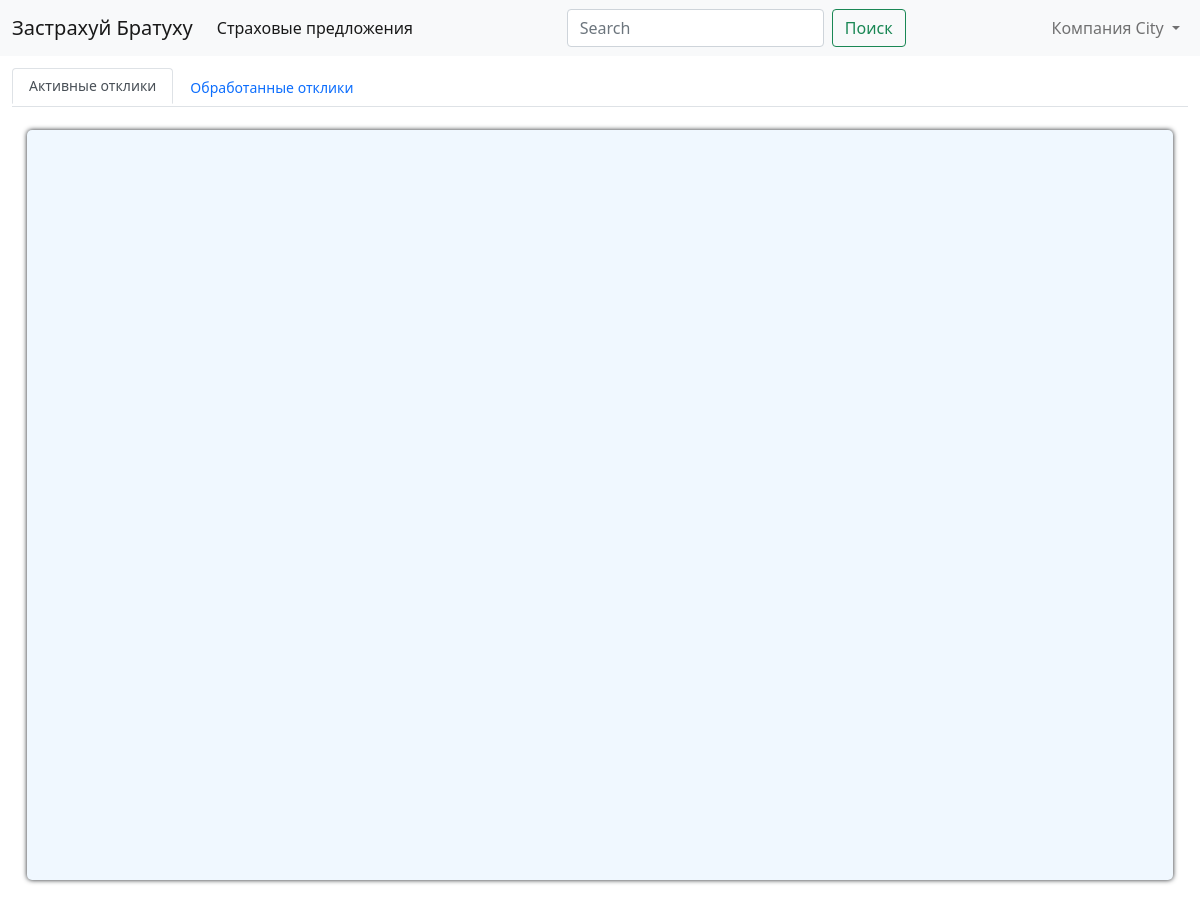
/cabinet/responses/ (signed in), run on an earlier commit of the app's database.
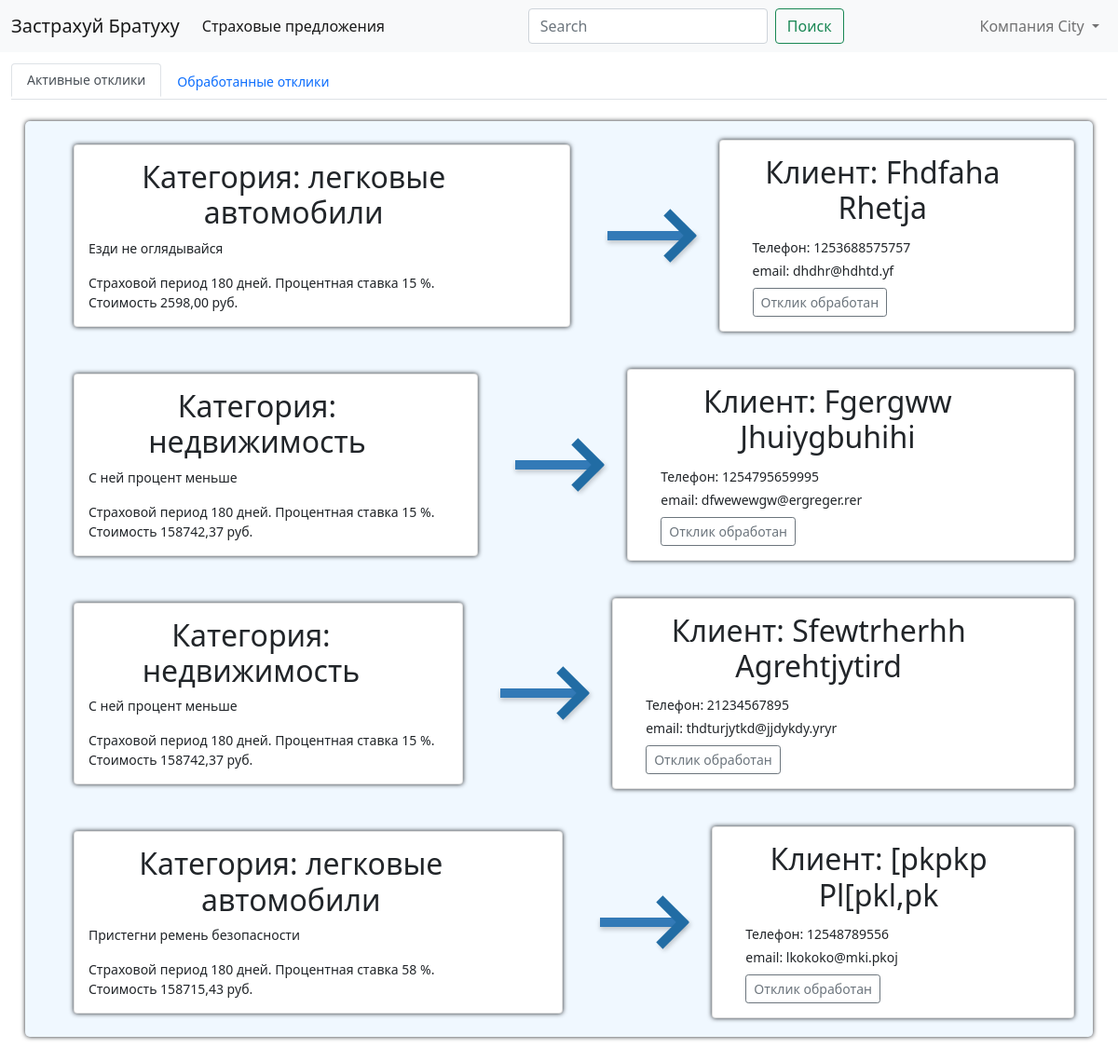
And on a later commit of the database.
### cabinet/models.py (models this page shows, shortened)
class Response(models.Model):
    product = models.ForeignKey(
        Product, on_delete=models.CASCADE, verbose_name="Вид страховки"
    )
    first_name = models.CharField(max_length=50, verbose_name="Имя")
    last_name = models.CharField(max_length=50, verbose_name="Фамилия")
    phone_regex = RegexValidator(regex=r"^\+?1?\d{8,15}$")
    phone = models.CharField(
        validators=[phone_regex],
        max_length=16,
        blank=True,
        verbose_name="Номер телефона",
    )
    email = models.EmailField(max_length=50, verbose_name="Электронная почта")
    finished = models.BooleanField(default=False, verbose_name="Отклик обработан")

class Product(models.Model):
    PERIODS = (("30", "1 мес"), ("60", "3 мес"), ("180", "6 мес"), ("365", "12 мес"))
    company = models.ForeignKey(
        InsuranceCompany, on_delete=models.CASCADE, verbose_name="Страховая компания"
    )
    category = models.ForeignKey(
        Category, on_delete=models.CASCADE, verbose_name="Категория"
    )
    name = models.CharField(max_length=100, verbose_name="Название страховки")
    price = models.DecimalField(max_digits=10, decimal_places=2, verbose_name="цена")
    interest_rate = models.SmallIntegerField(verbose_name="Процентная ставка")
    period = models.CharField(
        choices=PERIODS, max_length=6, verbose_name="Период страхования"
    )
    date_create = models.DateField(auto_now=True)
    class Meta:
        verbose_name = "Страховое предложение"
        verbose_name_plural = "Страховые предложения"
        ordering = ["-date_create"]

class Category(models.Model):
    name = models.CharField(max_length=20)
    slug = models.SlugField(max_length=20)
    def __str__(self):
        return self.name
    class Meta:
        verbose_name = "Категория"
        verbose_name_plural = "Категории"

### cabinet/views.py (the view)
# urls.py: path("responses/", views.ListResponseView.as_view(), name="responses_active"),
class ListResponseView(View):
    def get(self, request, completed=None):
        company = request.user
        responses = Response.objects.filter(product__company_id=company.pk, finished=False)
        if completed:
            responses = Response.objects.filter(product__company_id=company.pk, finished=True)
        return render(
            request,
            "cabinet/responses_to_company.html",
            {"space": "cabinet", "responses": responses},
        )

### cabinet/templates/cabinet/responses_to_company.html (shortened to what this page needs)
{% extends "base.html" %}
{% block content %}
    <ul class=" nav nav-tabs navbar-expand-lg">
      <li class="nav-item justify-content-center">
          <a class="nav-link active lh-sm"  href="{% url "cabinet:responses_active" %}">Активные отклики</a>
      </li>
      <li class="nav-item">
          <a class="nav-link" href="{% url "cabinet:responses_completed" "completed" %}">Обработанные отклики</a>
      </li>
    </ul>
		<ul class="block block_card">
			{% for response in responses %}
				<li class="res_activ">
					<div class="block card">
						<h2>Категория: {{ response.product.category|lower }}</h2>
						<p>{{ response.product.name }}</p>
						<div>
							Страховой период {{ response.product.period }} дней.
							Процентная ставка {{ response.product.interest_rate }} %.
						</div>
						<div>
							Стоимость {{ response.product.price }} руб.
						</div>
					</div>
                    <div class="arrow-1">
                        <div></div>
                    </div>
                    <div class="block card align-items-baseline">
                        <h2> Клиент: {{ response.first_name|capfirst }} {{ response.last_name|capfirst }}</h2>
                        <div class="mt-1">
                            Телефон: {{ response.phone}}
                        </div>
                        <div class="mt-1">
                            email: {{ response.email }}
                        </div>
                        <button class="btn btn-outline-secondary btn-sm mt-2" type="button" onclick="window.location='#'">
                            Отклик обработан
                        </button>
                    </div>
				</li>
			{% endfor %}
		</ul>
{% endblock %}

What changed in the data, as far as the page shows it:
added Response: product.category "легковые автомобили", product.name "Езди не оглядывайся", product.period "180", product.interest_rate "15", product.price "2598,00", first_name "Fhdfaha", last_name "Rhetja", phone "1253688575757", email "dhdhr@hdhtd.yf"
added Response: product.category "недвижимость", product.name "С ней процент меньше", product.period "180", product.interest_rate "15", product.price "158742,37", first_name "Fgergww", last_name "Jhuiygbuhihi", phone "1254795659995", email "dfwewewgw@ergreger.rer"
added Response: product.category "недвижимость", product.name "С ней процент меньше", product.period "180", product.interest_rate "15", product.price "158742,37", first_name "Sfewtrherhh", last_name "Agrehtjytird", phone "21234567895", email "thdturjytkd@jjdykdy.yryr"
added Response: product.category "легковые автомобили", product.name "Пристегни ремень безопасности", product.period "180", product.interest_rate "58", product.price "158715,43", first_name "[pkpkp", last_name "Pl[pkl,pk", phone "12548789556", email "lkokoko@mki.pkoj"
